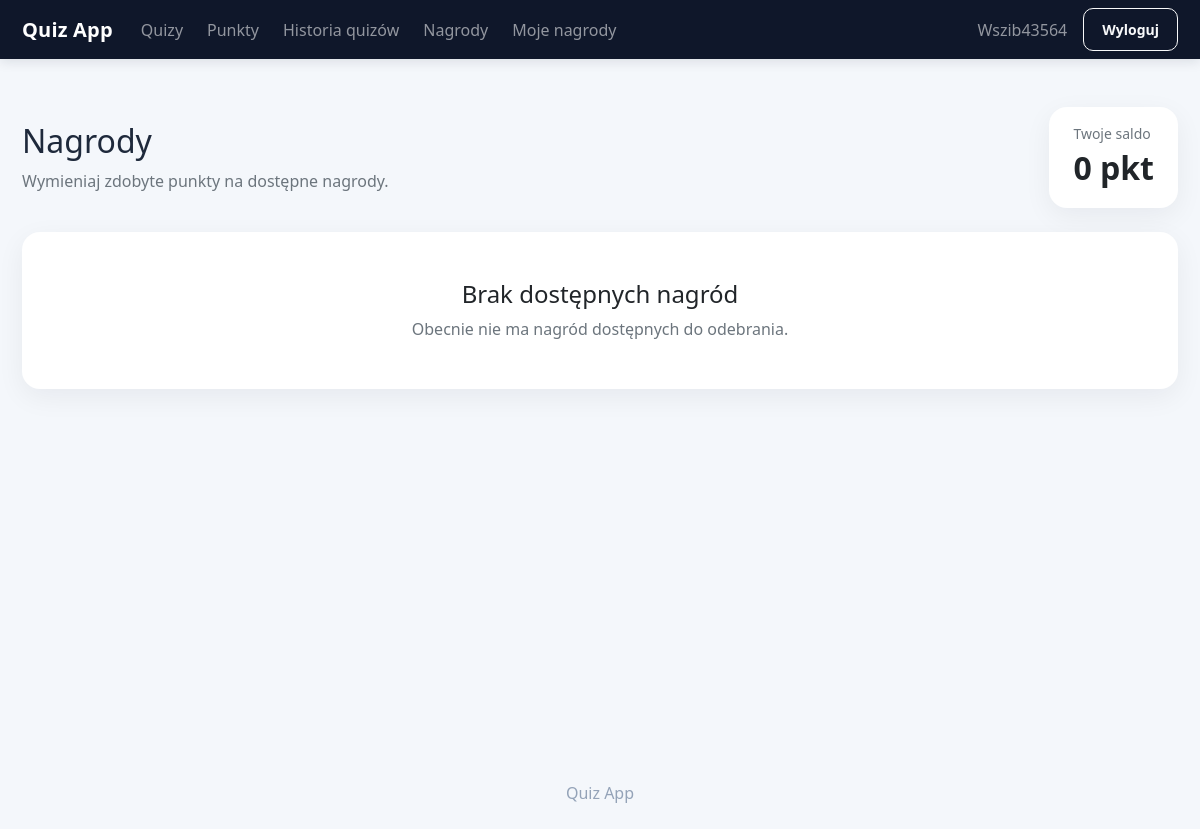
Before: /nagrody/ (signed in) with the older database file.
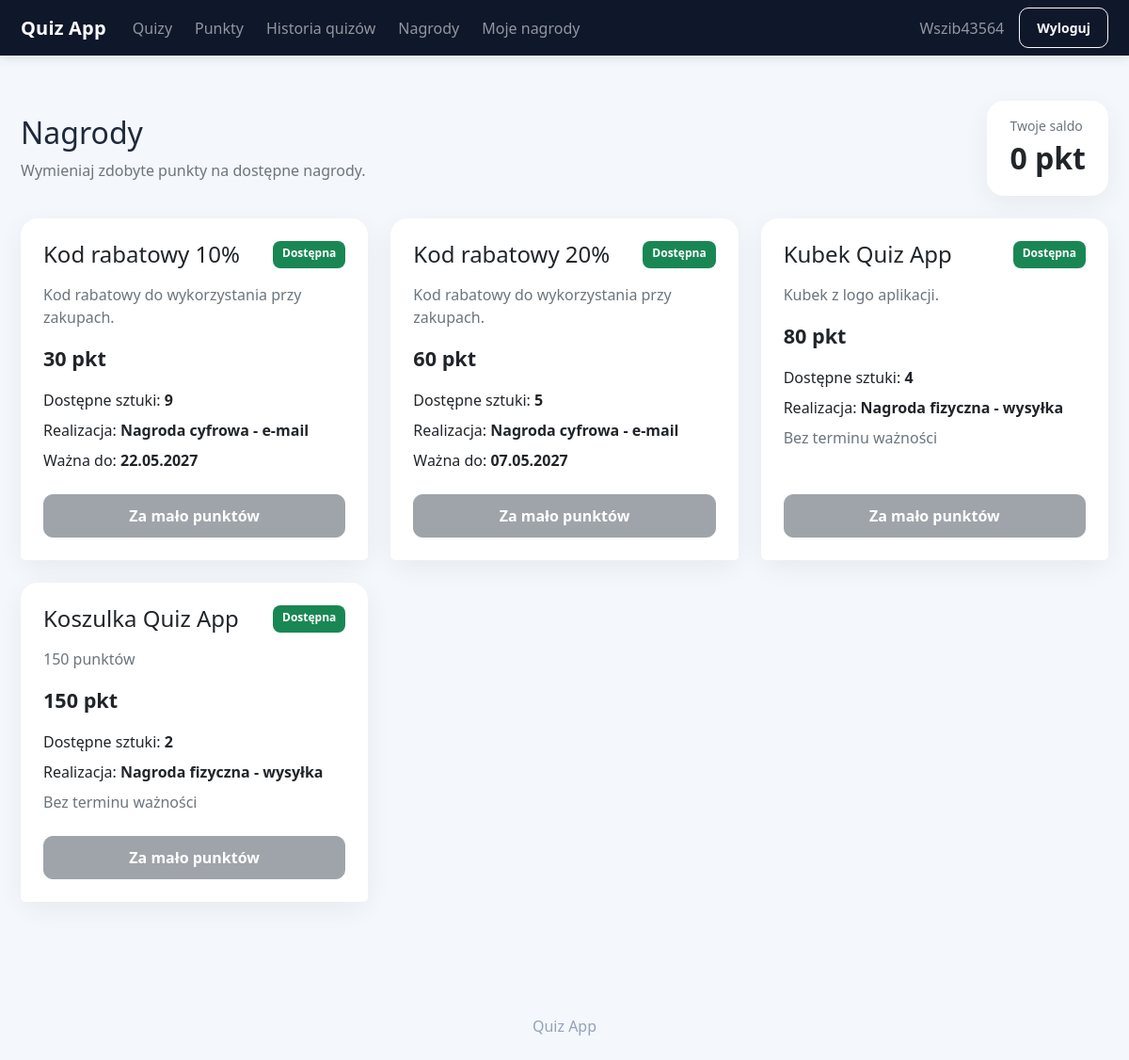
After: the same page with the newer database file.
### quiz/models.py (models this page shows, shortened)
class UserProfile(models.Model):
    user = models.OneToOneField(User, on_delete=models.CASCADE)
    points = models.IntegerField(
        default=0,
        validators=[MinValueValidator(0)],
    )

class Reward(models.Model):
    DELIVERY_CHOICES = [
        ("EMAIL", "Nagroda cyfrowa - e-mail"),
        ("SHIPPING", "Nagroda fizyczna - wysyłka"),
    ]
    name = models.CharField(max_length=200)
    description = models.TextField(blank=True)
    cost_points = models.IntegerField(
        validators=[MinValueValidator(1)],
    )
    stock_quantity = models.PositiveIntegerField(default=0)
    valid_until = models.DateField(
        null=True,
        blank=True,
        verbose_name="Ważna do",
    )
    delivery_method = models.CharField(
        max_length=20,
        choices=DELIVERY_CHOICES,
        default="EMAIL",
        verbose_name="Sposób przekazania",
    )
    is_active = models.BooleanField(default=True)

### quiz/views.py (the view)
# urls.py: path("nagrody/", views.lista_nagrod, name="lista_nagrod"),
@login_required(login_url="logowanie")
def lista_nagrod(request):
    dzisiaj = timezone.localdate()
    Reward.objects.filter(
        is_active=True,
        valid_until__isnull=False,
        valid_until__lt=dzisiaj,
    ).update(is_active=False)
    nagrody = (
        Reward.objects
        .filter(
            is_active=True,
            stock_quantity__gt=0,
        )
        .filter(
            Q(valid_until__isnull=True)
            | Q(valid_until__gte=dzisiaj)
        )
        .order_by("cost_points")
    )
    profil, utworzono = UserProfile.objects.get_or_create(
        user=request.user
    )
    return render(
        request,
        "quiz/reward_list.html",
        {
            "nagrody": nagrody,
            "profil": profil,
        },
    )

### quiz/templates/quiz/reward_list.html (shortened to what this page needs)
{% extends 'quiz/base.html' %}
{% block content %}
<div class="container py-5">
    <div class="d-flex flex-column flex-md-row justify-content-between align-items-md-center mb-4">
        <div>
            <h2>Nagrody</h2>
            <p class="text-secondary mb-0">Wymieniaj zdobyte punkty na dostępne nagrody.</p>
        </div>
        <div class="card px-4 py-3 mt-3 mt-md-0">
            <small class="text-secondary">Twoje saldo</small>
            <div class="wartosc-statystyki">{{ profil.points }} pkt</div>
        </div>
    </div>
    <div class="row g-4">
        {% for nagroda in nagrody %}
        <div class="col-md-6 col-lg-4">
            <div class="card h-100 karta-nagrody">
                <div class="card-body p-4">
                    <div class="d-flex justify-content-between gap-2 mb-3">
                        <h4 class="mb-0">{{ nagroda.name }}</h4>
                        <span class="badge bg-success">Dostępna</span>
                    </div>
                    <p class="text-secondary">{{ nagroda.description }}</p>
                    <div class="koszt-nagrody mb-3">{{ nagroda.cost_points }} pkt</div>
                    <p class="mb-2">Dostępne sztuki: <strong>{{ nagroda.stock_quantity }}</strong></p>
                    <p class="mb-2">Realizacja: <strong>{{ nagroda.get_delivery_method_display }}</strong></p>
                    {% if nagroda.valid_until %}
                        <p class="mb-0">Ważna do: <strong>{{ nagroda.valid_until|date:"d.m.Y" }}</strong></p>
                    {% else %}
                        <p class="text-secondary mb-0">Bez terminu ważności</p>
                    {% endif %}
                </div>
                <div class="card-footer bg-white border-0 p-4 pt-0">
                    {% if profil.points >= nagroda.cost_points %}
                        <form method="post" action="{% url 'odbierz_nagrode' nagroda.id %}">
                            {% csrf_token %}
                            <button type="submit" class="btn btn-success w-100">Odbierz nagrodę</button>
                        </form>
                    {% else %}
                        <button class="btn btn-secondary w-100" disabled>Za mało punktów</button>
                    {% endif %}
                </div>
            </div>
        </div>
        {% empty %}
        <div class="col-12">
            <div class="card">
                <div class="card-body text-center p-5">
                    <h4>Brak dostępnych nagród</h4>
                    <p class="text-secondary mb-0">Obecnie nie ma nagród dostępnych do odebrania.</p>
                </div>
            </div>
        </div>
        {% endfor %}
    </div>
</div>
{% endblock %}

### quiz/templates/quiz/base.html (shortened to what this page needs)
{% load static %}
<!DOCTYPE html>
<html lang="pl">
<head>
    <link href="https://cdn.jsdelivr.net/npm/bootstrap@5.3.8/dist/css/bootstrap.min.css" rel="stylesheet">
    <link rel="stylesheet" href="{% static 'quiz/style.css' %}">
</head>
<body>
<nav class="navbar navbar-expand-lg navbar-dark">
    <div class="container">
        <a class="navbar-brand" href="{% url 'strona_glowna' %}">Quiz App</a>
        <div class="collapse navbar-collapse" id="menuGlowne">
            <ul class="navbar-nav me-auto mb-2 mb-lg-0">
                {% if user.is_authenticated %}
                    <li class="nav-item">
                        <a class="nav-link" href="{% url 'lista_quizow' %}">Quizy</a>
                    </li>
                    <li class="nav-item">
                        <a class="nav-link" href="{% url 'punkty' %}">Punkty</a>
                    </li>
                    <li class="nav-item">
                        <a class="nav-link" href="{% url 'historia_quizow' %}">Historia quizów</a>
                    </li>
                    <li class="nav-item">
                        <a class="nav-link" href="{% url 'lista_nagrod' %}">Nagrody</a>
                    </li>
                    <li class="nav-item">
                        <a class="nav-link" href="{% url 'historia_nagrod' %}">Moje nagrody</a>
                    </li>
                {% endif %}
            </ul>
            <div class="d-flex align-items-center gap-2">
                {% if user.is_authenticated %}
                    <span class="navbar-text me-2">{{ user.username }}</span>
                    <form method="post" action="{% url 'wylogowanie' %}">
                        <button type="submit" class="btn btn-outline-light btn-sm">Wyloguj</button>
                    </form>
                {% else %}
                    <a class="btn btn-outline-light btn-sm" href="{% url 'logowanie' %}">Zaloguj</a>
                    <a class="btn btn-light btn-sm" href="{% url 'rejestracja' %}">Rejestracja</a>
                {% endif %}
            </div>
        </div>
    </div>
</nav>
<main>
    {% block content %}{% endblock %}
</main>
<footer class="py-4 mt-5">
    <div class="container text-center">Quiz App</div>
</footer>
</body>
</html>

### quiz/static/quiz/style.css (style rules this page uses)
body { background: #f4f7fb; color: #1e293b; min-height: 100vh; }
.navbar { background: #0f172a !important; box-shadow: 0 2px 12px rgba(15, 23, 42, 0.12); }
.navbar-brand { font-weight: 700; letter-spacing: 0.2px; }
.nav-link { border-radius: 8px; padding-left: 12px !important; padding-right: 12px !important; }
main { min-height: calc(100vh - 150px); }
.container { max-width: 1180px; }
.card { border: 0; border-radius: 18px; box-shadow: 0 8px 28px rgba(15, 23, 42, 0.06); }
.btn { border-radius: 10px; font-weight: 600; padding: 10px 18px; }
.karta-statystyki, .karta-quizu, .karta-nagrody { transition: transform 0.15s ease, box-shadow 0.15s ease; }
.wartosc-statystyki { font-size: 2rem; font-weight: 700; }
.badge { border-radius: 8px; padding: 7px 10px; }
.koszt-nagrody { font-size: 1.35rem; font-weight: 700; }
footer { color: #94a3b8; }

Changed rows visible on the page:
added Reward: name "Kod rabatowy 10%", description "Kod rabatowy do wykorzystania przy zakupach.", cost_points "30", stock_quantity "9", delivery_method "Nagroda cyfrowa - e-mail", valid_until "22.05.2027", shows "Za mało punktów"
added Reward: name "Kod rabatowy 20%", description "Kod rabatowy do wykorzystania przy zakupach.", cost_points "60", stock_quantity "5", delivery_method "Nagroda cyfrowa - e-mail", valid_until "07.05.2027", shows "Za mało punktów"
added Reward: name "Kubek Quiz App", description "Kubek z logo aplikacji.", cost_points "80", stock_quantity "4", delivery_method "Nagroda fizyczna - wysyłka", shows "Bez terminu ważności", shows "Za mało punktów"
added Reward: name "Koszulka Quiz App", description "150 punktów", cost_points "150", stock_quantity "2", delivery_method "Nagroda fizyczna - wysyłka", shows "Bez terminu ważności", shows "Za mało punktów"
Other visible differences:
text no longer shown: "Brak dostępnych nagród Obecnie nie ma nagród dostępnych do odebrania."
